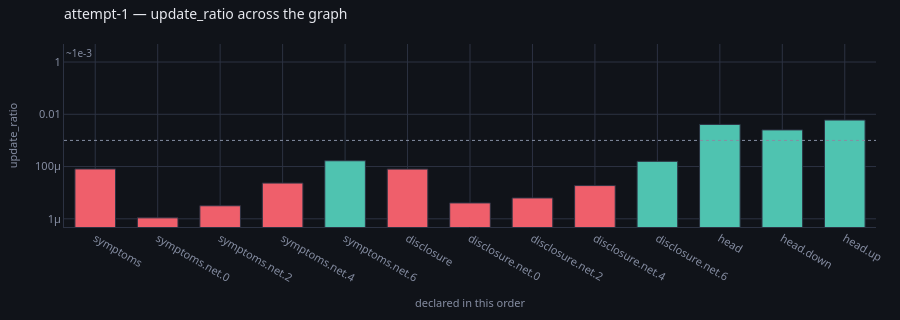

The code cell stored with this chart in its notebook:
### Markdown cell above
`STALLED` on **every layer of both branches**. The profile says the rest:

### Code cell
profile(store, run="attempt-1", of="update_ratio")

### Figure 1 — Plotly figure (JSON) as saved in the notebook; plotly's stock layout.template omitted (floating-point values rounded to 4 significant figures)
{"data": [{"customdata": ["STALLED", "STALLED", "STALLED", "STALLED", "nothing tripped", "STALLED", "STALLED", "STALLED", "STALLED", "nothing tripped", "nothing tripped", "nothing tripped", "nothing tripped"], "hovertemplate": "<b>%{x}</b><br>%{y:.3e}<br>%{customdata}<extra></extra>", "marker": {"color": ["#ef5f6b", "#ef5f6b", "#ef5f6b", "#ef5f6b", "#4fc3b0", "#ef5f6b", "#ef5f6b", "#ef5f6b", "#ef5f6b", "#4fc3b0", "#4fc3b0", "#4fc3b0", "#4fc3b0"], "line": {"color": "#2c3242", "width": 1}}, "type": "bar", "x": ["symptoms", "symptoms.net.0", "symptoms.net.2", "symptoms.net.4", "symptoms.net.6", "disclosure", "disclosure.net.0", "disclosure.net.2", "disclosure.net.4", "disclosure.net.6", "head", "head.down", "head.up"], "y": [8.091e-05, 1.089e-06, 3.155e-06, 2.335e-05, 0.0001666, 7.987e-05, 4.057e-06, 6.291e-06, 1.871e-05, 0.0001583, 0.004087, 0.002526, 0.006015]}], "layout": {"annotations": [{"font": {"color": "#868ea3", "size": 10}, "showarrow": false, "text": "~1e-3", "x": 0, "xanchor": "left", "xref": "x domain", "y": 0.001, "yanchor": "bottom", "yref": "y"}], "bargap": 0.35, "font": {"color": "#e7e9ef", "family": "system-ui, -apple-system, Segoe UI, Roboto, sans-serif", "size": 12}, "height": 320, "hoverlabel": {"align": "left", "bgcolor": "#1a1e28", "bordercolor": "#2c3242", "font": {"color": "#e7e9ef", "family": "system-ui, -apple-system, Segoe UI, Roboto, sans-serif"}}, "legend": {"bgcolor": "rgba(0,0,0,0)", "font": {"color": "#868ea3"}, "orientation": "h", "x": 1, "xanchor": "right", "y": 1.02, "yanchor": "bottom"}, "margin": {"b": 44, "l": 56, "r": 24, "t": 44}, "paper_bgcolor": "#101319", "plot_bgcolor": "#101319", "shapes": [{"line": {"color": "#868ea3", "dash": "dot", "width": 1}, "type": "line", "x0": 0, "x1": 1, "xref": "x domain", "y0": 0.001, "y1": 0.001, "yref": "y"}], "showlegend": false, "title": {"font": {"size": 14}, "text": "attempt-1 — update_ratio across the graph", "x": 0, "xanchor": "left", "xref": "paper", "y": 0.97, "yanchor": "top"}, "xaxis": {"gridcolor": "#2c3242", "linecolor": "#2c3242", "tickfont": {"color": "#868ea3", "size": 11}, "title": {"font": {"color": "#868ea3", "size": 11}, "text": "declared in this order"}, "zerolinecolor": "#2c3242"}, "yaxis": {"gridcolor": "#2c3242", "linecolor": "#2c3242", "tickfont": {"color": "#868ea3", "size": 11}, "title": {"font": {"color": "#868ea3", "size": 11}, "text": "update_ratio"}, "type": "log", "zerolinecolor": "#2c3242"}}}
